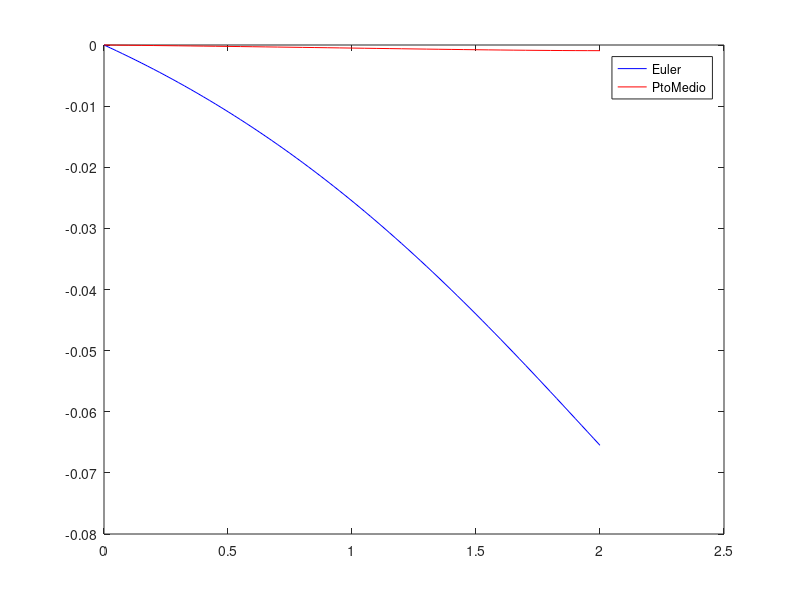

The MATLAB source for this figure:
#   TODO: eliminar cálculos redundantes de s.
% Euler Euler punto medio 
clc;
function y = f(t, x)
    y = x - t^2 + 1;
endfunction

a = 0; mu = 0.5; b = 2;

function z = Euler(t, x, h)
    z = x + h * f(t, x);
endfunction

function y = PtoMedio(t, x, h)
    y = x + h * f(t + h / 2, x + h / 2 * f(t, x));
endfunction

# Solucion exacta, calculada a parte
function z = s(t)
    z = (t + 1).^2 - 0.5 * exp(t);
endfunction

t = a; x = mu; N = 80; h = (b - a) / N; # 0.025 para Euler

for n = 1:N
    x = [x Euler(t(end), x(end), h)];
    t = [t t(end) + h];
endfor

tEu = t; xEu = x; sEu = s(t);

# Por que cambiamos el paso? Para que el numero de calculos de f sea el mismo
# para los dos metodos

t = a; x = mu; N = 40; h = (b - a) / N; # 0.05 para PtoMedio
for i = 1:N
    x = [x PtoMedio(t(end), x(end), h)];
    t = [t t(end) + h];
endfor

tPm = t; xPm = x; sPm = s(t);

x = linspace(a, b, 60);
figure(1);

plot(tEu, xEu, "g;Euler;", tPm, xPm, "b;PtoMedio;", x, s(x), "k;Exacta;");
plot(tEu, xEu - s(tEu), "b;Euler;", tPm, xPm - s(tPm), "r;PtoMedio;");

disp("De la segunda grafica se deduce que el punto medio es mas exacta");
disp("========================FIN========================")
